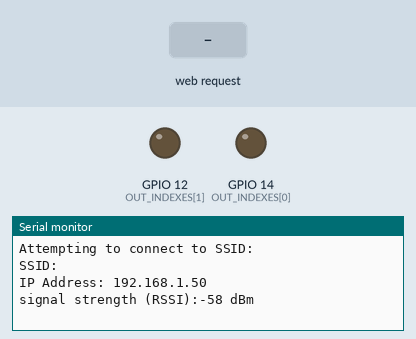
A sketch run on a simulated ESP8266 (NodeMCU). Shown: output pins drawn as LEDs (lit = HIGH), the last lines printed to the serial monitor. Inputs (shaded band) come from the test bench. WiFi joins after 1.5 s; servers stay silent unless stated.

Above: at 10.8 s.
10.9 s: HTTP request GET /power received
At 11.8 s:
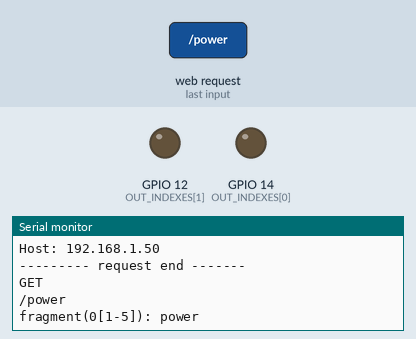
12.4 s: HTTP request GET /PUT received
At 12.9 s:
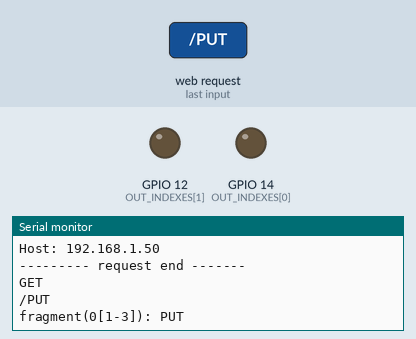

The sketch:

plant_care.ino
```cpp
#if defined(ESP8266)
#include <ESP8266WiFi.h>
#include <ArduinoOTA.h>
#define USE_OTA
#elif defined(ARDUINO_SAMD_NANO_33_IOT)
#include <WiFiNINA.h>
#define USE_WIFI_NINA
#endif
#include <WiFiServer.h>
#include <string>

const char WIFI_SSID[] = "";
const char WIFI_PASSWORD[] = "";
const int WIFI_KEY_INDEX = 0;

constexpr int MAX_OUT_POWER = 255;
constexpr size_t OUT_COUNT = 2;
constexpr int OUT_INDEXES[OUT_COUNT] = {
    14,
    12};
struct State
{
    int out_powers[OUT_COUNT] = {0};
} STATE;

WiFiServer server(80);

void printWifiStatus()
{
    Serial.print("SSID: ");
    Serial.println(WiFi.SSID());

    IPAddress ip = WiFi.localIP();
    Serial.print("IP Address: ");
    Serial.println(ip);

    long rssi = WiFi.RSSI();
    Serial.print("signal strength (RSSI):");
    Serial.print(rssi);
    Serial.println(" dBm");
}

void connectWifi()
{
    int wifi_status = WL_IDLE_STATUS;
    while (wifi_status != WL_CONNECTED)
    {
        Serial.print("Attempting to connect to SSID: ");
        Serial.println(WIFI_SSID);
        // Connect to WPA/WPA2 network. Change this line if using open or WEP network:
        wifi_status = WiFi.begin(WIFI_SSID, WIFI_PASSWORD);
        // wait 10 seconds for connection:
        for (int i = 0; i < 10; i++)
        {
            yield();
            delay(1000);
        }
        wifi_status = WiFi.status();
    }

    server.begin();

    // you're connected now, so print out the status:
    printWifiStatus();
}

void setup()
{
    Serial.begin(115200);

    // set all led power off
    for (auto &power : STATE.out_powers)
    {
        power = 0;
    }
    for (size_t idx = 0; idx < OUT_COUNT; idx++)
    {
        pinMode(OUT_INDEXES[idx], OUTPUT);
        analogWriteRange(MAX_OUT_POWER);
        analogWrite(OUT_INDEXES[idx], STATE.out_powers[idx]);
    }

    WiFi.setHostname("PlantOUTs");

#if defined(USE_WIFI_NINA)
    if (WiFi.status() == WL_NO_MODULE)
    {
        // don't continue
        while (true)
        {
            Serial.println("Communication with WiFi module failed!");
            delay(10000);
        }
    }

    String fv = WiFi.firmwareVersion();

    if (fv != WIFI_FIRMWARE_LATEST_VERSION)
    {
        Serial.println("Please upgrade the firmware");
    }
#endif

#if defined(USE_OTA)
    ArduinoOTA.begin();
#endif
}

void loop()
{
    if (WiFi.status() != WL_CONNECTED)
    {
        connectWifi();
        yield();
    }

    WiFiClient client = server.available();

    if (client)
    {
        bool currentLineIsBlank = true;
        int consecutive_blank_lines = 0;
        std::string line = "";
        std::string body = "";
        bool header_end = false;

        std::string method = "";
        std::string uri = "";
        size_t content_length = 0;

        while (client.connected())
        {
            if (!client.available())
            {
                continue;
            }
            char c = client.read();
            Serial.print(c);
            yield();

            if (!header_end)
            {
                line.push_back(c);

                if (c == '\n')
                {
                    if (currentLineIsBlank)
                    {
                        header_end = true;
                        if (content_length == 0)
                        {
                            break;
                        }
                        else
                        {
                            continue;
                        }
                    }
                    else
                    {
                        // you're starting a new line
                        if (method.empty())
                        {
                            const auto method_end = line.find(' ');
                            method = line.substr(0, method_end);
                            const auto uri_end = line.find_last_of(' ');
                            uri = line.substr(method_end + 1, uri_end - method_end - 1);
                        }
                        else
                        {
                            // header
                            const auto key_end = line.find(": ");
                            // to lowercase
                            for (size_t i = 0; i < key_end; i++)
                            {
                                line[i] |= 0x20;
                            }
                            if (strncmp(line.c_str(), "content-length", key_end) == 0)
                            {
                                content_length = atoll(line.c_str() + key_end + 1);
                            }
                        }

                        line.clear();
                    }
                    currentLineIsBlank = true;
                }
                else if (c != '\r')
                {
                    // you've gotten a character on the current line
                    currentLineIsBlank = false;
                }
            }
            else if (content_length > 0)
            {
                content_length--;
                body.push_back(c);

                if (content_length == 0)
                {
                    break;
                }
            }
        }

        if (header_end && content_length == 0)
        {
            Serial.println("--------- request end -------");

            size_t light_idx = 9999;
            std::string response;
            const char *http_status = "200 OK";
            Serial.println(method.data());
            Serial.println(uri.data());

            size_t prev_pos = 1;
            size_t idx = 0;
            int out_idx = -1;
            bool stop = false;
            while (!stop)
            {
                size_t pos = uri.find('/', prev_pos);
                if (pos == -1)
                {
                    pos = uri.length() - 1;
                    stop = true;
                }
                else
                {
                    uri[pos] = '\0';
                }
                const char *fragment = uri.data() + prev_pos;
                Serial.printf("fragment(%d[%d-%d]): ", idx, prev_pos, pos);
                Serial.println(fragment);
                switch (idx)
                {
                case 0:
                    if (strncmp(fragment, "power", 5) != 0)
                    {
                        stop = true;
                    }
                    break;
                case 1:
                    out_idx = atoi(fragment);
                    break;
                default:
                    out_idx = -1;
                    stop = true;
                    break;
                }
                idx++;
                prev_pos = pos + 1;
            }
            if (out_idx != -1)
            {
                if (out_idx >= OUT_COUNT)
                {
                    response = "Specified Out doesn't exist";
                    http_status = "404 NOTFOUND";
                }
                else
                {
                    if (method == "GET")
                    {
                        response = std::to_string(STATE.out_powers[out_idx]);
                    }
                    else if (method == "PUT")
                    {
                        int power = std::atoi(body.data());
                        if (power > MAX_OUT_POWER)
                        {
                            response = "Too large power";
                            http_status = "400 BAD REQUEST";
                        }
                        else
                        {
                            STATE.out_powers[out_idx] = power;
                            response = std::to_string(power);
                        }
                    }
                }
            }
            else
            {
                response = "Unknown URI";
                http_status = "400 BAD REQUEST";
            }

            client.print("HTTP/1.1 ");
            client.println(http_status);
            client.print("Content-Length: ");
            client.println(response.length());
            client.println("Content-Type: text/plain");
            client.println("Connection: close"); // the connection will be closed after completion of the response
            client.println();
            client.println(response.c_str());
            client.flush();
        }
        client.stop();
    }

#if defined(USE_OTA)
    ArduinoOTA.handle();
#endif

    for (size_t idx = 0; idx < OUT_COUNT; idx++)
    {
        analogWrite(OUT_INDEXES[idx], STATE.out_powers[idx]);
    }
}
```

Measured:
- after the input at 10.9 s, the serial monitor: prints a new line at once (image 1)
- after the input at 12.4 s, the serial monitor: prints a new line at once (image 2)
